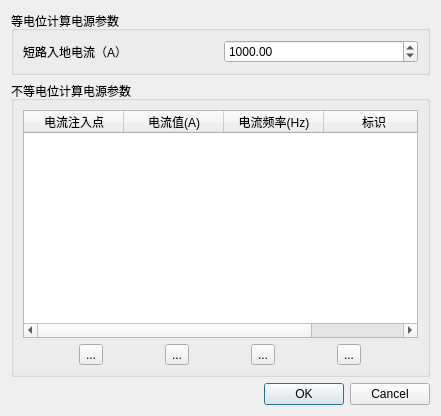
<?xml version="1.0" encoding="UTF-8"?>
<ui version="4.0">
 <class>PowerDialog</class>
 <widget class="QDialog" name="PowerDialog">
  <property name="geometry">
   <rect>
    <x>0</x>
    <y>0</y>
    <width>441</width>
    <height>416</height>
   </rect>
  </property>
  <property name="windowTitle">
   <string>添加电源</string>
  </property>
  <layout class="QVBoxLayout" name="verticalLayout_2">
   <item>
    <widget class="QGroupBox" name="groupBox">
     <property name="title">
      <string>等电位计算电源参数</string>
     </property>
     <layout class="QHBoxLayout" name="horizontalLayout">
      <item>
       <widget class="QLabel" name="label">
        <property name="text">
         <string>短路入地电流（A）</string>
        </property>
       </widget>
      </item>
      <item>
       <widget class="QDoubleSpinBox" name="doubleSpinBox">
        <property name="maximum">
         <double>999999.989999999990687</double>
        </property>
        <property name="singleStep">
         <double>100.000000000000000</double>
        </property>
        <property name="value">
         <double>1000.000000000000000</double>
        </property>
       </widget>
      </item>
     </layout>
    </widget>
   </item>
   <item>
    <widget class="QGroupBox" name="groupBox_2">
     <property name="title">
      <string>不等电位计算电源参数</string>
     </property>
     <layout class="QVBoxLayout" name="verticalLayout">
      <item>
       <widget class="QTableWidget" name="tableWidget">
        <property name="selectionMode">
         <enum>QAbstractItemView::SingleSelection</enum>
        </property>
        <property name="selectionBehavior">
         <enum>QAbstractItemView::SelectRows</enum>
        </property>
        <attribute name="horizontalHeaderStretchLastSection">
         <bool>true</bool>
        </attribute>
        <column>
         <property name="text">
          <string>电流注入点</string>
         </property>
        </column>
        <column>
         <property name="text">
          <string>电流值(A)</string>
         </property>
        </column>
        <column>
         <property name="text">
          <string>电流频率(Hz)</string>
         </property>
        </column>
        <column>
         <property name="text">
          <string>标识</string>
         </property>
        </column>
       </widget>
      </item>
      <item>
       <layout class="QHBoxLayout" name="horizontalLayout_2">
        <item>
         <widget class="QToolButton" name="tBn_Add">
          <property name="text">
           <string>...</string>
          </property>
          <property name="icon">
           <iconset resource="../../windwalker.qrc">
            <normaloff>:/GroundingCAD/images/GroundingCAD/orb_plus.png</normaloff>:/GroundingCAD/images/GroundingCAD/orb_plus.png</iconset>
          </property>
         </widget>
        </item>
        <item>
         <widget class="QToolButton" name="tBn_Del">
          <property name="text">
           <string>...</string>
          </property>
          <property name="icon">
           <iconset resource="../../windwalker.qrc">
            <normaloff>:/GroundingCAD/images/GroundingCAD/delete.png</normaloff>:/GroundingCAD/images/GroundingCAD/delete.png</iconset>
          </property>
         </widget>
        </item>
        <item>
         <widget class="QToolButton" name="tBn_Up">
          <property name="text">
           <string>...</string>
          </property>
          <property name="icon">
           <iconset resource="../../windwalker.qrc">
            <normaloff>:/GroundingCAD/images/GroundingCAD/arrow_up.png</normaloff>:/GroundingCAD/images/GroundingCAD/arrow_up.png</iconset>
          </property>
         </widget>
        </item>
        <item>
         <widget class="QToolButton" name="tBn_Down">
          <property name="text">
           <string>...</string>
          </property>
          <property name="icon">
           <iconset resource="../../windwalker.qrc">
            <normaloff>:/GroundingCAD/images/GroundingCAD/arrow_down.png</normaloff>:/GroundingCAD/images/GroundingCAD/arrow_down.png</iconset>
          </property>
         </widget>
        </item>
       </layout>
      </item>
     </layout>
    </widget>
   </item>
   <item>
    <widget class="QDialogButtonBox" name="buttonBox">
     <property name="orientation">
      <enum>Qt::Horizontal</enum>
     </property>
     <property name="standardButtons">
      <set>QDialogButtonBox::Cancel|QDialogButtonBox::Ok</set>
     </property>
    </widget>
   </item>
  </layout>
 </widget>
 <resources>
  <include location="../../windwalker.qrc"/>
 </resources>
 <connections>
  <connection>
   <sender>buttonBox</sender>
   <signal>accepted()</signal>
   <receiver>PowerDialog</receiver>
   <slot>accept()</slot>
   <hints>
    <hint type="sourcelabel">
     <x>248</x>
     <y>254</y>
    </hint>
    <hint type="destinationlabel">
     <x>157</x>
     <y>274</y>
    </hint>
   </hints>
  </connection>
  <connection>
   <sender>buttonBox</sender>
   <signal>rejected()</signal>
   <receiver>PowerDialog</receiver>
   <slot>reject()</slot>
   <hints>
    <hint type="sourcelabel">
     <x>316</x>
     <y>260</y>
    </hint>
    <hint type="destinationlabel">
     <x>286</x>
     <y>274</y>
    </hint>
   </hints>
  </connection>
 </connections>
</ui>
